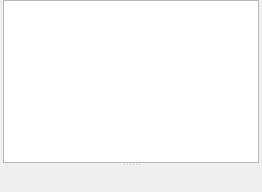
         <widget class="QWidget" name="archivesTab">
          <attribute name="title">
           <string>Archives</string>
          </attribute>
          <attribute name="toolTip">
           <string>Ctrl+2 switches to this tab</string>
          </attribute>
          <layout class="QVBoxLayout" name="verticalLayout_11">
           <property name="spacing">
            <number>0</number>
           </property>
           <property name="leftMargin">
            <number>3</number>
           </property>
           <property name="topMargin">
            <number>0</number>
           </property>
           <property name="rightMargin">
            <number>3</number>
           </property>
           <property name="bottomMargin">
            <number>0</number>
           </property>
           <item>
            <widget class="QWidget" name="widget_2" native="true">
             <layout class="QVBoxLayout" name="verticalLayout_12">
              <property name="leftMargin">
               <number>0</number>
              </property>
              <property name="topMargin">
               <number>0</number>
              </property>
              <property name="rightMargin">
               <number>0</number>
              </property>
              <property name="bottomMargin">
               <number>0</number>
              </property>
              <item>
               <widget class="QSplitter" name="splitter">
                <property name="orientation">
                 <enum>Qt::Vertical</enum>
                </property>
                <widget class="ArchiveListWidget" name="archiveListWidget">
                 <property name="contextMenuPolicy">
                  <enum>Qt::CustomContextMenu</enum>
                 </property>
                 <property name="styleSheet">
                  <string notr="true">#archiveListWidget::item
{
height: 33px;
selection-background-color: rgba(177,214,255,255);
}

#archiveListWidget::item:selected
{
background-color: rgba(177,214,255,255);
}</string>
                 </property>
                 <property name="tabKeyNavigation">
                  <bool>false</bool>
                 </property>
                 <property name="alternatingRowColors">
                  <bool>true</bool>
                 </property>
                 <property name="selectionMode">
                  <enum>QAbstractItemView::ExtendedSelection</enum>
                 </property>
                 <property name="verticalScrollMode">
                  <enum>QAbstractItemView::ScrollPerPixel</enum>
                 </property>
                 <property name="horizontalScrollMode">
                  <enum>QAbstractItemView::ScrollPerPixel</enum>
                 </property>
                 <property name="layoutMode">
                  <enum>QListView::Batched</enum>
                 </property>
                 <property name="uniformItemSizes">
                  <bool>true</bool>
                 </property>
                 <property name="batchSize">
                  <number>20</number>
                 </property>
                </widget>
                <widget class="ArchiveWidget" name="archiveDetailsWidget" native="true">
                 <property name="sizePolicy">
                  <sizepolicy hsizetype="MinimumExpanding" vsizetype="MinimumExpanding">
                   <horstretch>0</horstretch>
                   <verstretch>0</verstretch>
                  </sizepolicy>
                 </property>
                 <property name="styleSheet">
                  <string notr="true">#archiveWidget {
/*background: transparent;*/
}</string>
                 </property>
                </widget>
               </widget>
              </item>
             </layout>
            </widget>
           </item>
          </layout>
         </widget>
